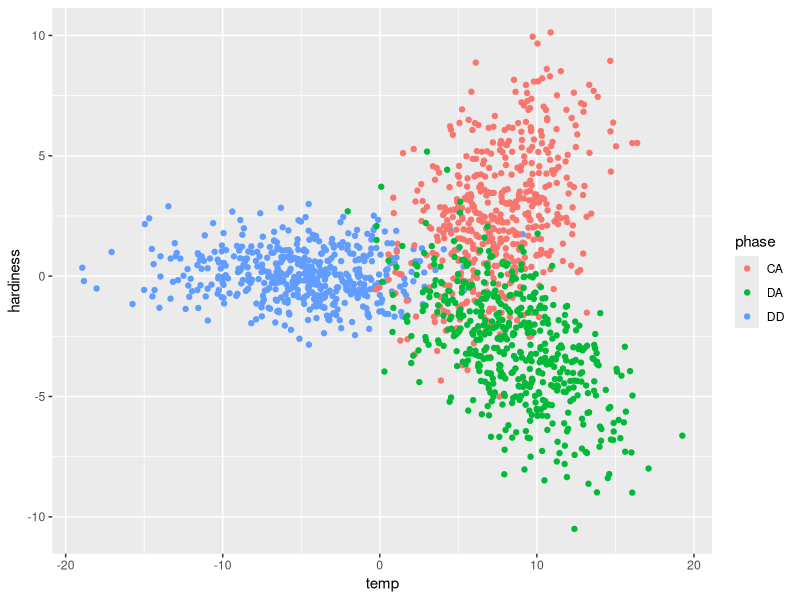

Source code (R):
# Started Feb 11, 2022

# simulate data for delta hardiness & 14 day avg temp

# target <- change in hardiness range(-10, 10)
# predictor <- mean daily temperature range(-8, 15) & phase
# phase interactions:
# 1) Cold Acclimation
# 2) Deep Dormancy
# 3) Deacclimation
# beta1 != beta2 != beta3

# target ~ a + beta_CA*temp*CA + beta_DD*temp*DD + beta_DA*temp*DA
# CA, DD, and DA will be one hot encoded

# Simulated Data
# DD will not have much hardiness change 
# CA will be positively correlated with temperature
# DA will be negatively correlated with temperature 
library(ggplot2)

intercept <- 0
beta_CA <- 0.33
beta_DD <- -0.02
beta_DA <- -0.33 

n <- 500

# H == Hardiness (LTE50)

# simulate DD data
## start with temperature data
temp_DD <- rnorm(n, -5, 4)
H_DD <- temp_DD * beta_DD + intercept
sigmaH_DD <- rnorm(n, 0, 1)
H_DD <- H_DD + sigmaH_DD
phase_DD <- rep("DD", n)

# simulate CA data
temp_CA <- rnorm(n, 7.5, 3) 
H_CA <- temp_CA * beta_CA + intercept
sigmaH_CA <- rnorm(n, 0, 2.5)
H_CA <- H_CA + sigmaH_CA
phase_CA <- rep("CA", n)

# simulate DA data
temp_DA <- rnorm(n, 8.5, 3.5)
H_DA <- temp_DA * beta_DA + intercept
sigmaH_DA <- rnorm(n, 0, 2)
H_DA <- H_DA + sigmaH_DA
phase_DA <- rep("DA", n)

# concatenate all phases
temp <- c(temp_DD, temp_CA, temp_DA)
H <- c(H_DD, H_CA, H_DA)
phase <- c(phase_DD, phase_CA, phase_DA)

data <- data.frame(mean_temp = temp, hardiness = H, phase = phase)

# one hot encode phases
data$DD <- ifelse(data$phase == "DD", 1, 0)
data$CA <- ifelse(data$phase == "CA", 1, 0)
data$DA <- ifelse(data$phase == "DA", 1, 0)

ggplot(data = data, aes(temp, hardiness)) +
geom_point(aes(color = phase))